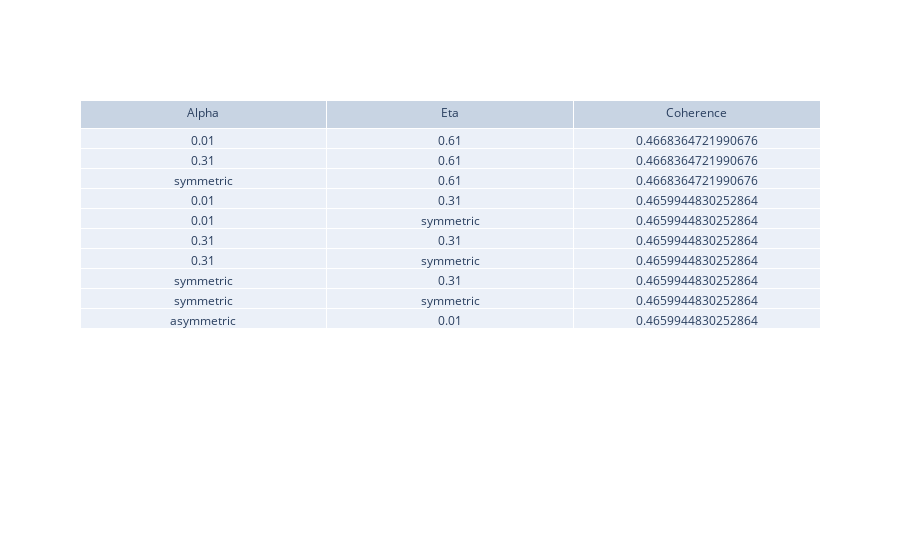

Notebook cell for this chart:
### Code cell
import plotly.graph_objects as go

a_values = []
b_values = []
c_values = []
for a, b, c in target_collection[:10]:
    a_values.append(a)
    b_values.append(b)
    c_values.append(c)
    
fig = go.Figure(data=[
                        go.Table(header=dict(values=['Alpha', 'Eta', 'Coherence']),
                        cells=dict(values=[a_values, b_values, c_values]))
                     ])
fig.show()

### Figure 1 — Plotly figure (JSON) as saved in the notebook; plotly's stock layout.template omitted (floating-point values rounded to 4 significant figures)
{"data": [{"cells": {"values": [[0.01, 0.31, "symmetric", 0.01, 0.01, 0.31, 0.31, "symmetric", "symmetric", "asymmetric"], [0.61, 0.61, 0.61, 0.31, "symmetric", 0.31, "symmetric", 0.31, "symmetric", 0.01], [0.4668, 0.4668, 0.4668, 0.466, 0.466, 0.466, 0.466, 0.466, 0.466, 0.466]]}, "header": {"values": ["Alpha", "Eta", "Coherence"]}, "type": "table"}], "layout": {}}
